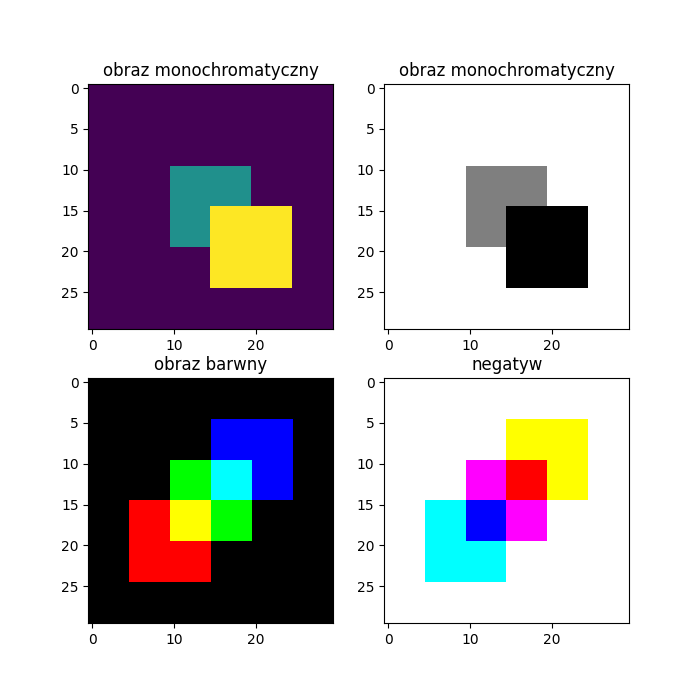

Generate this figure with Python:
import numpy as np

macierz = np.zeros([30, 30], dtype= int)
macierz[10:20, 10:20] = 1
macierz[15:25, 15:25] = 2
print(macierz)

import matplotlib.pyplot as plt

fig, ax = plt.subplots(2,2, figsize=(7,7))

ax[0,0].imshow(macierz)
ax[0,0].set_title("obraz monochromatyczny")
ax[0,1].imshow(macierz, cmap = 'binary')
ax[0,1].set_title("obraz monochromatyczny")

color = np.zeros([30, 30, 3], dtype= float)

color[15:25, 5:15, 0] = 1
color[10:20, 10:20, 1] = 1
color[5:15, 15:25, 2] = 1

ax[1,0].imshow(color)
ax[1,0].set_title("obraz barwny")
ax[1,1].imshow(1-color)
ax[1,1].set_title("negatyw")

plt.savefig("lab0.png")
plt.show()
